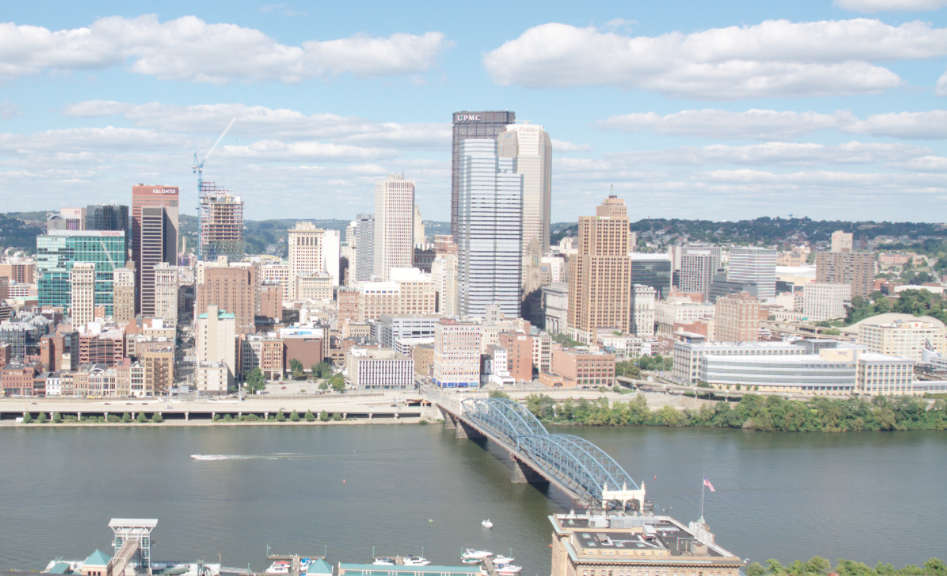
%> input picture Feature Descriptors, Homographies & RANSAC/data/incline_L.png, 947 x 576 px
$ octave sample1.m   (GNU Octave 9; MATLAB toolbox functions it lacks are replaced by stand-ins)
%> lines starting %> are read from the running program, lines starting %| are printed output that depends on the picture
clc
clear all
close all

addpath('..\Feature Descriptors, Homographies & RANSAC\data');


im1 = imread('incline_L.png');
%> im1 is the input picture: size 576x947x3 uint8; mean R, G, B 178.7, 185.2, 188.8
% im1 = imread('model_chickenbroth.jpg');
if size(im1,3) == 3
    im1 = im2double(rgb2gray(im1));
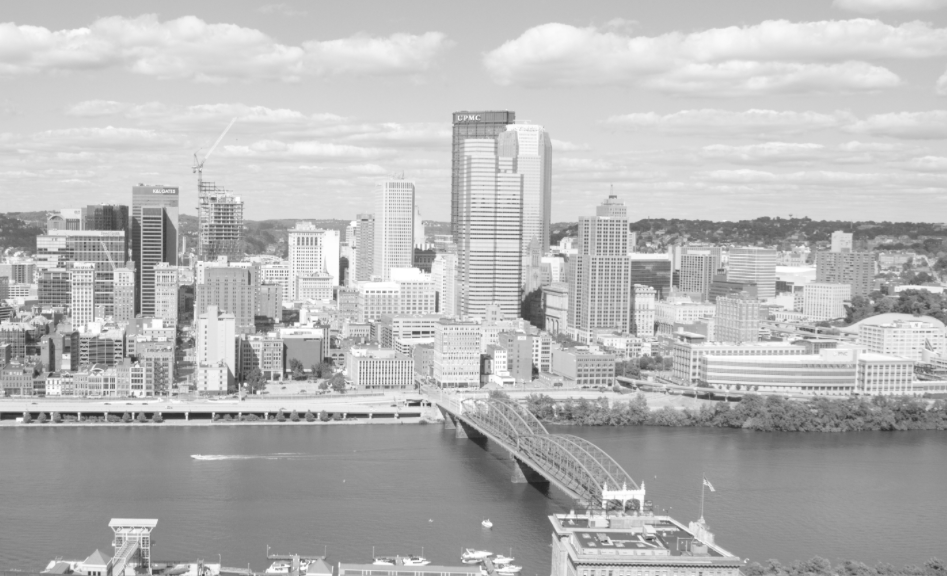
%> im1: size 576x947 double; min 0.133, max 1, mean 0.72
end
im1 = im2double(im1);
im2 = imread('incline_R.png');
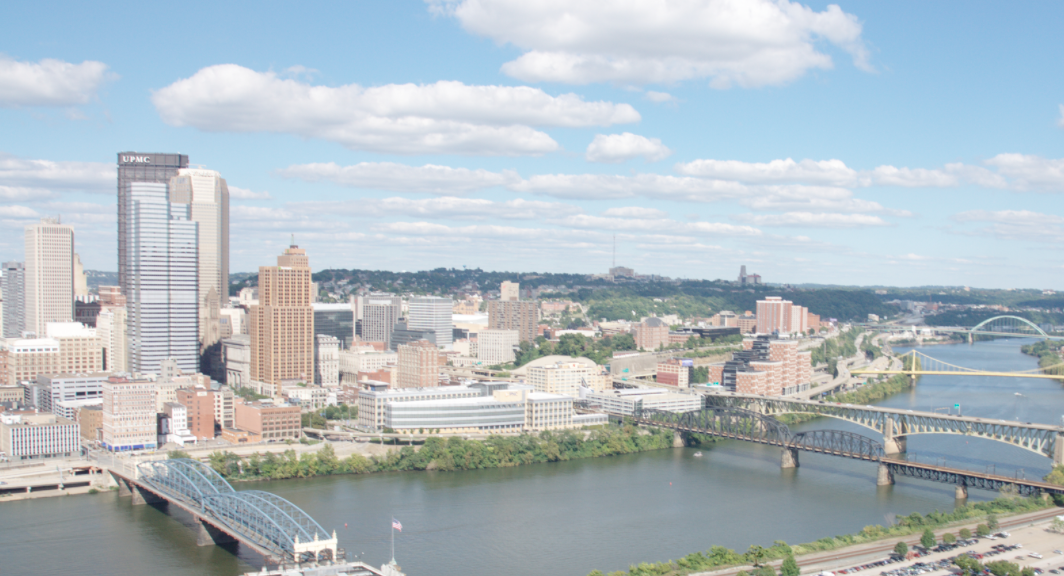
%> input picture Feature Descriptors, Homographies & RANSAC/data/incline_R.png, 1064 x 576 px
%> im2 is the input picture: size 576x1064x3 uint8; mean R, G, B 177.3, 188.5, 195.1
% im2 = imread('chickenbroth_01.jpg');
im2 = im2double(rgb2gray(im2));
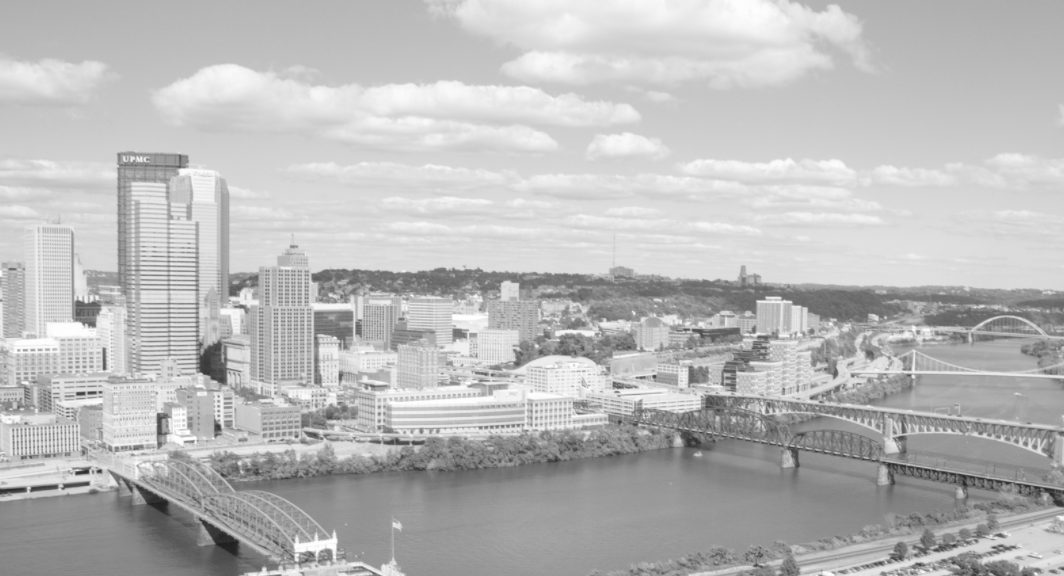
%> im2: size 576x1064 double; min 0.122, max 1, mean 0.729


% [locs1, desc1] = briefLite(im1);
% [locs2, desc2] = briefLite(im2);
%
% [matches]= briefMatch(desc1,desc2,0.5);
%
plotMatches(im1,im2,matches,locs1,locs2)
%> (this line was passed over: matches is not available in this run)
